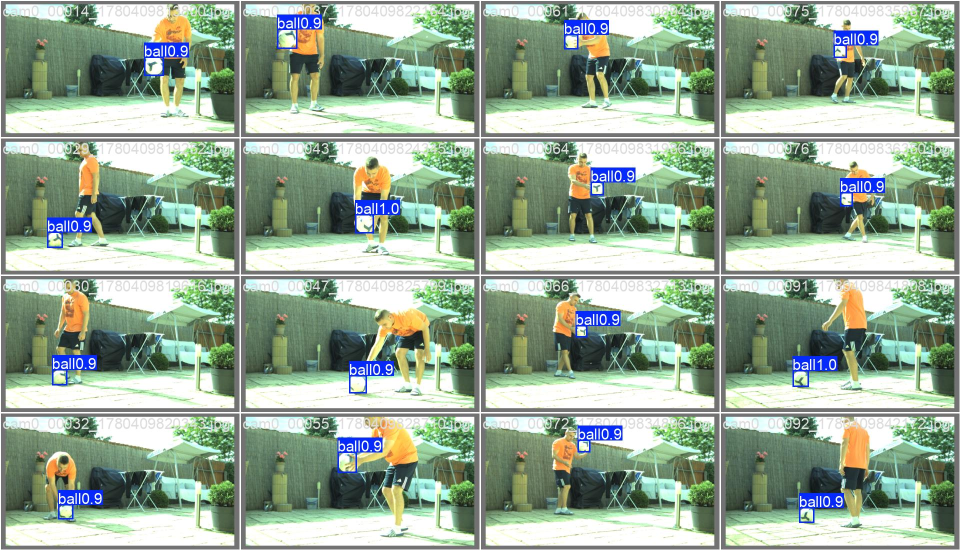
#> input picture runs/detect/val-3/val_batch0_pred.jpg, 1920 x 1100 px (shown at 1/2 size)
$ python -i ball_detector.py   (imports and definitions only)
#> lines starting #> are read from the running program, lines starting #| are printed output that depends on the picture; after the words box and inside, x2 and y2 are one past the last pixel; in counts of white or black regions, pixels touching at a corner belong together
#> further down, picture is the input picture: shape (1100, 1920, 3); mean B, G, R 150.1, 168, 149.9
### src/detection/ball_tracker.py
import logging
from typing import Tuple, Optional

# pyrefly: ignore [missing-import]
import cv2
import numpy as np

logger = logging.getLogger(__name__)


class BallKalmanTracker:
    """
    A lightweight Kalman filter wrapper for tracking a 2D ball position across frames.

    State vector: [x, y, vx, vy]  (position + velocity)
    Measurement:  [x, y]

    Workflow per frame:
        - If a detection arrives  → call update(x, y) → returns smoothed position
        - If no detection arrives → call predict()    → returns extrapolated position
        - After max_coast_frames consecutive misses   → is_lost becomes True → reset()

    The 'confidence' property reflects how reliable the current estimate is:
        1.0  – fresh measurement-backed estimate
        0.0  – tracker has been coasting for max_coast_frames frames
    """

    def __init__(
        self,
        process_noise: float = 1e-2,
        measurement_noise: float = 1e-1,
        max_coast_frames: int = 10,
    ) -> None:
        """
        :param process_noise:     Q diagonal value – higher = trust the motion model less
        :param measurement_noise: R diagonal value – higher = trust detections less
        :param max_coast_frames:  How many frames we predict without a measurement before
                                  declaring the ball lost and resetting the filter.
        """
        self.max_coast_frames = max_coast_frames

        # OpenCV Kalman filter: 4 state dims, 2 measurement dims
        self._kf = cv2.KalmanFilter(4, 2)

        # Transition matrix (constant velocity model):
        # [ 1 0 1 0 ]   x  ← x + vx
        # [ 0 1 0 1 ]   y  ← y + vy
        # [ 0 0 1 0 ]   vx ← vx
        # [ 0 0 0 1 ]   vy ← vy
        self._kf.transitionMatrix = np.array(
            [[1, 0, 1, 0],
             [0, 1, 0, 1],
             [0, 0, 1, 0],
             [0, 0, 0, 1]],
            dtype=np.float32,
        )

        # Measurement matrix: we only observe x and y
        self._kf.measurementMatrix = np.array(
            [[1, 0, 0, 0],
             [0, 1, 0, 0]],
            dtype=np.float32,
        )

        # Process noise covariance Q
        self._kf.processNoiseCov = np.eye(4, dtype=np.float32) * process_noise

        # Measurement noise covariance R
        self._kf.measurementNoiseCov = np.eye(2, dtype=np.float32) * measurement_noise

        # Initial error covariance (generous – we don't know state yet)
        self._kf.errorCovPost = np.eye(4, dtype=np.float32) * 1.0

        self._initialized: bool = False
        self._coast_count: int = 0
        self._last_estimate: Optional[Tuple[int, int]] = None

    # ------------------------------------------------------------------
    # Public API
    # ------------------------------------------------------------------

    def update(self, x: int, y: int) -> Tuple[int, int]:
        """
        Feed a new measurement into the filter and return the corrected estimate.

        :param x: Measured ball center X (pixels)
        :param y: Measured ball center Y (pixels)
        :return:  Smoothed (x, y) in pixels
        """
        measurement = np.array([[np.float32(x)], [np.float32(y)]])

        if not self._initialized:
            # Seed the state with the first measurement
            self._kf.statePre = np.array(
                [[np.float32(x)], [np.float32(y)], [0.0], [0.0]],
                dtype=np.float32,
            )
            self._kf.statePost = self._kf.statePre.copy()
            self._initialized = True
            logger.debug("KalmanTracker initialized at (%d, %d).", x, y)

        self._kf.predict()
        corrected = self._kf.correct(measurement)
        self._coast_count = 0

        est = (int(corrected[0, 0]), int(corrected[1, 0]))
        self._last_estimate = est
        return est

    # [76 lines left out: functions predict, reset, is_initialized, is_coasting, is_lost, coast_count and 2 more, not called in this run]

### src/detection/ball_detector.py
"""
ball_detector.py  –  Optimalizált fehér focilabda detektor (5-ös méret)

Detektálási pipeline (3 réteg + Kalman):
─────────────────────────────────────────
Layer 1 – YOLOv8l  (large model, pontosabb mint nano/small)
    • COCO class 32 „sports ball"
    • Mindkét sztereó képkocka egyetlen GPU batch-hívásban

Layer 2 – Adaptív HSV + Kontúr / Hough hibrid  (fallback)
    • Fehér labda detektálása: a labda BELSEJE vegyes (fehér + sötét minták)
      → ezért nem csak fehér pixeleket keresünk, hanem:
        a) fehér külső gyűrű maszkot keresünk (annular mask)
        b) morphological closing → a mintákat kitölti
        c) Hough + kontúr konvex hull → a legjobb kör kiválasztása
    • Adaptive thresholding a fény-változáshoz

Layer 3 – Kalman szűrő  (coasting, ha egyik sem talál)
    • Állapotvektor: [x, y, vx, vy]
    • max_coast_frames után reset

Vizualizáció:
─────────────
    • draw_detection() – a labda teljes területét kitölti félátlátszó overlay-jel
      + vastag körrajz + crosshair + metódus felirat
    • Szín kódolás:
        Zöld  → YOLO
        Sárga → HSV/Kontúr
        Cyan  → Kalman (prediktált)
"""

import logging
from dataclasses import dataclass, field
from typing import Any, Dict, List, Optional, Tuple

import cv2
import numpy as np

from detection.ball_tracker import BallKalmanTracker

logger = logging.getLogger(__name__)


# ──────────────────────────────────────────────────────────────────────────────
# Eredmény adatstruktúra
# ──────────────────────────────────────────────────────────────────────────────

@dataclass
class DetectionResult:
    """
    Egységes detektálási eredmény bármelyik rétegtől.

    Mezők
    -----
    success      : True ha érvényes pozíció elérhető (akár prediktált).
    x, y         : Labda középpont pixelben.
    radius       : Becsült labda sugár pixelben.
    confidence   : 0.0–1.0 pontszám.
    method       : "yolo" | "hsv" | "kalman" | "none"
    is_predicted : True ha csak Kalman extrapoláció (nincs nyers detektálás).
    contour      : Opcionális kontúr pontok (numpy array) teljesebb vizualizációhoz.
    """
    success: bool = False
    x: int = 0
    y: int = 0
    radius: int = 0
    confidence: float = 0.0
    method: str = "none"
    is_predicted: bool = False
    contour: Optional[np.ndarray] = None

    def as_tuple(self) -> Optional[Tuple[int, int, int]]:
        return (self.x, self.y, self.radius) if self.success else None


# ──────────────────────────────────────────────────────────────────────────────
# Vizualizáció – teljes labda területének kiszínezése
# ──────────────────────────────────────────────────────────────────────────────

# Metódus → szín (BGR)
_COLOR_YOLO   = (0,   220,  50)   # zöld
_COLOR_HSV    = (0,   200, 255)   # sárga/narancs
_COLOR_KALMAN = (255, 200,   0)   # cyan
_COLOR_MAP = {
    "yolo":   _COLOR_YOLO,
    "hsv":    _COLOR_HSV,
    "kalman": _COLOR_KALMAN,
    "none":   (0, 0, 255),
}


# [55 lines left out: function draw_detection, not called in this run]


# ──────────────────────────────────────────────────────────────────────────────
# Fő detektor
# ──────────────────────────────────────────────────────────────────────────────

class BallDetector:
    """
    Háromrétegű hibrid labda detektor sztereó kamera rendszerhez.

    Legfontosabb változások a korábbi verzióhoz képest:
    • YOLOv8l (large) alapértelmezetten → pontosabb detektálás
    • Adaptív HSV fallback: a fehér labda sötét mintái miatt
      nem csupán fehér pixeleket keresünk, hanem:
        – fehér gyűrű (annular) maszkot
        – morphological closing a minták kitöltéséhez
        – konvex hull kontúr alapú kör becslés
    • draw_detection() integráció: a vizualizáció mindig a teljes
      labda területét színezi ki
    """

    _COCO_BALL_CLASS = 32

    def __init__(
        self,
        method: str = "hybrid",
        yolo_model_path: str = "yolov8l.pt",   # Large model alapértelmezetten
        yolo_class_filter: int = 32,            # 32=COCO sports ball, 0=custom 1-class model
        hsv_bounds: Optional[Dict[str, int]] = None,
        hough_cfg: Optional[Dict[str, Any]] = None,
        confidence_threshold: float = 0.35,    # Kicsit alacsonyabb küszöb
        kalman_cfg: Optional[Dict[str, Any]] = None,
        roi_cfg: Optional[Dict[str, Any]] = None,
    ) -> None:
        self.method = method.lower()
        self.confidence_threshold = confidence_threshold
        # Az osztályindex amire szűrünk:
        # 32 = COCO "sports ball" (előtanított modellek)
        # 0  = custom 1-osztályos modell (a saját betanított modellünk)
        self._COCO_BALL_CLASS = yolo_class_filter

        # ── HSV határok (fehér focilabda napfényben/beltéren) ────────────────
        b = hsv_bounds or {}
        self.lower_hsv = np.array([
            b.get("lower_h",   0),
            b.get("lower_s",   0),
            b.get("lower_v", 160),   # Kicsit alacsonyabb V → árnyékos labda is látszik
        ], dtype=np.uint8)
        self.upper_hsv = np.array([
            b.get("upper_h", 180),
            b.get("upper_s",  60),   # Alacsony szaturáció → fehér
            b.get("upper_v", 255),
        ], dtype=np.uint8)

        # ── Hough konfig ─────────────────────────────────────────────────────
        hc = hough_cfg or {}
        self._hough_min_dist   = hc.get("min_dist",   25)
        self._hough_param1     = hc.get("param1",     80)  # Engedékenyebb él detektor
        self._hough_param2     = hc.get("param2",     25)  # Több jelölt kör
        self._hough_min_radius = hc.get("min_radius",  8)
        self._hough_max_radius = hc.get("max_radius", 150)

        # ── ROI konfig ───────────────────────────────────────────────────────
        rc = roi_cfg or {}
        self._roi_enabled        = rc.get("enabled", True)
        self._roi_padding_factor = rc.get("padding_factor", 3.0)  # Nagyobb ROI

        self._roi_left:  Optional[Tuple[int, int, int, int]] = None
        self._roi_right: Optional[Tuple[int, int, int, int]] = None

        # ── Kalman trackerek (kameránként egy) ───────────────────────────────
        kc = kalman_cfg or {}
        kalman_kwargs = {
            "process_noise":     kc.get("process_noise",    1e-2),
            "measurement_noise": kc.get("measurement_noise", 1e-1),
            "max_coast_frames":  kc.get("max_coast_frames",  12),
        }
        self._kalman_left  = BallKalmanTracker(**kalman_kwargs)
        self._kalman_right = BallKalmanTracker(**kalman_kwargs)

        # ── YOLO ─────────────────────────────────────────────────────────────
        self.yolo_model = None
        if self.method in ("yolo", "hybrid"):
            self._init_yolo(yolo_model_path)

        logger.info(
            "BallDetector kész | method=%s | yolo=%s | conf_thr=%.2f",
            self.method,
            "betöltve" if self.yolo_model else "nem elérhető",
            self.confidence_threshold,
        )

    # ──────────────────────────────────────────────────────────────────────────
    # YOLO inicializálás
    # ──────────────────────────────────────────────────────────────────────────

    def _init_yolo(self, model_path: str) -> None:
#> (the call stopped at in _init_yolo, `self.yolo_model = YOLO(model_path)`: ultralytics is not available in this run)
        try:
            from ultralytics import YOLO
            self.yolo_model = YOLO(model_path)
            # Warm-up: üres predikció a GPU JIT kompilációhoz.
            # Batch=2 TensorRT motorhoz 2 képet kell küldeni!
            dummy = np.zeros((64, 64, 3), dtype=np.uint8)
            try:
                self.yolo_model.predict([dummy, dummy], verbose=False, conf=self.confidence_threshold)
            except Exception:
                # Ha mégsem batch=2, próbáljuk 1 képpel (batch=1 motorhoz)
                self.yolo_model.predict(dummy, verbose=False, conf=self.confidence_threshold)
            logger.info("YOLOv8 modell betöltve és warm-up kész: %s", model_path)
        except ImportError:
            logger.warning("ultralytics nincs telepítve – YOLO réteg kikapcsolva.")
            if self.method == "yolo":
                self.method = "hsv"
        except Exception as exc:
            logger.warning("Nem sikerült betölteni a YOLO modellt '%s': %s", model_path, exc)
            if self.method == "yolo":
                self.method = "hsv"

    # ──────────────────────────────────────────────────────────────────────────
    # Publikus API
    # ──────────────────────────────────────────────────────────────────────────

    def detect(self, frame: np.ndarray) -> DetectionResult:
        if frame is None:
            return DetectionResult()
        result, new_roi = self._detect_frame(frame, self._kalman_left, self._roi_left)
        self._roi_left = new_roi
        return result

    # [22 lines left out: function detect_stereo, not called in this run]

    # ──────────────────────────────────────────────────────────────────────────
    # Belső pipeline
    # ──────────────────────────────────────────────────────────────────────────

    def _finalise(
        self,
        frame: np.ndarray,
        yolo_result: Optional[DetectionResult],
        kalman: BallKalmanTracker,
        roi: Optional[Tuple[int, int, int, int]],
    ) -> Tuple[DetectionResult, Optional[Tuple[int, int, int, int]]]:
        # Réteg 1: YOLO
        if yolo_result is not None and yolo_result.success:
            sx, sy = kalman.update(yolo_result.x, yolo_result.y)
            yolo_result.x, yolo_result.y = sx, sy
            return yolo_result, self._make_roi(yolo_result, frame.shape)

        # Réteg 2: Adaptív HSV + Kontúr/Hough
        if self.method in ("hsv", "hybrid"):
            hsv_result = self._detect_adaptive(frame, roi)
            if hsv_result.success:
                sx, sy = kalman.update(hsv_result.x, hsv_result.y)
                hsv_result.x, hsv_result.y = sx, sy
                return hsv_result, self._make_roi(hsv_result, frame.shape)

        # Réteg 3: Kalman coasting
        predicted = kalman.predict()
        if predicted is not None:
            return DetectionResult(
                success=True,
                x=predicted[0], y=predicted[1],
                radius=self._last_radius(kalman),
                confidence=kalman.confidence,
                method="kalman",
                is_predicted=True,
            ), roi

        return DetectionResult(), None

    def _detect_frame(
        self,
        frame: np.ndarray,
        kalman: BallKalmanTracker,
        roi: Optional[Tuple[int, int, int, int]],
    ) -> Tuple[DetectionResult, Optional[Tuple[int, int, int, int]]]:
        yolo_result: Optional[DetectionResult] = None
        if self.method in ("yolo", "hybrid") and self.yolo_model is not None:
            results = self.yolo_model.predict(frame, verbose=False, conf=self.confidence_threshold)
            yolo_result = self._parse_yolo_result(results[0])
        return self._finalise(frame, yolo_result, kalman, roi)

    # ──────────────────────────────────────────────────────────────────────────
    # YOLO
    # ──────────────────────────────────────────────────────────────────────────

    # [61 lines left out: functions _yolo_batch, _parse_yolo_result, not called in this run]

    # ──────────────────────────────────────────────────────────────────────────
    # Adaptív HSV + Kontúr / Hough hibrid  ← FŐ ÚJÍTÁS
    # ──────────────────────────────────────────────────────────────────────────

    def _detect_adaptive(
        self,
        frame: np.ndarray,
        roi: Optional[Tuple[int, int, int, int]],
    ) -> DetectionResult:
        """
        Fehér focilabda detektálása adaptív módszerekkel.

        A fehér labdán sötét minták (pentagonok) vannak → a labda belseje
        nem teljesen fehér. Ezért:

        1. Széles HSV maszk (fehér + világos szürke) + morphological closing
           → a minták kitöltése, összefüggő fehér blob
        2. Kontúr alapú keresés: legkerekebb, megfelelő méretű blob
        3. Hough fallback ha kontúr nem ad eredményt
        4. CLAHE pre-processzálás adaptív fényességhez
        """
        h_frame, w_frame = frame.shape[:2]
        x_off = y_off = 0
        work = frame

        # ROI kivágás
        if self._roi_enabled and roi is not None:
            x1, y1, x2, y2 = roi
            x1 = max(0, x1); y1 = max(0, y1)
            x2 = min(w_frame, x2); y2 = min(h_frame, y2)
            if (x2 - x1) > 30 and (y2 - y1) > 30:
                work  = frame[y1:y2, x1:x2]
                x_off = x1
                y_off = y1

        # ── CLAHE pre-processzálás (adaptív kontraszt) ────────────────────────
        lab   = cv2.cvtColor(work, cv2.COLOR_BGR2LAB)
#> lab: shape (1100, 1920, 3); mean of channels 0, 1, 2 169.3, 119, 135.6
        clahe = cv2.createCLAHE(clipLimit=2.0, tileGridSize=(8, 8))
        lab[:, :, 0] = clahe.apply(lab[:, :, 0])
#> lab: shape (1100, 1920, 3); mean of channels 0, 1, 2 154, 119, 135.6
        enhanced = cv2.cvtColor(lab, cv2.COLOR_LAB2BGR)
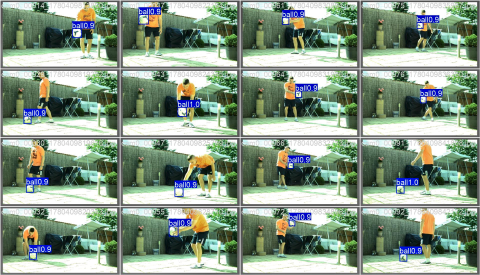
#> enhanced: shape (1100, 1920, 3) (shown at 1/4 size); mean B, G, R 135.7, 153.4, 135.6

        # ── Fő maszk: fehér + világos területek ──────────────────────────────
        hsv  = cv2.cvtColor(enhanced, cv2.COLOR_BGR2HSV)
#> hsv: shape (1100, 1920, 3); mean H, S, V 53.8, 64.6, 158.3
        mask = cv2.inRange(hsv, self.lower_hsv, self.upper_hsv)
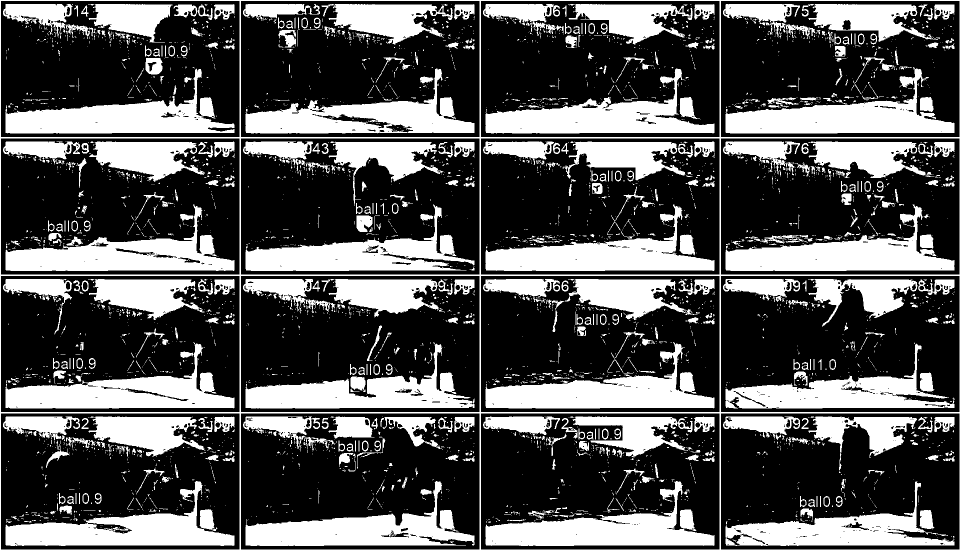
#> mask: shape (1100, 1920) (shown at 1/2 size); 33.5% white; 4295 white regions (3594 under 20 px), largest, box (x1, y1, x2, y2) and area: (0, 0, 1920, 1100) 36096, (971, 684, 1429, 817) 24369, (1451, 409, 1909, 542) 23967

        # ── Morfológiai closing: a sötét mintákat kitölti ────────────────────
        # Nagyobb kernel = több mintát tölt ki (de lassabb)
        k_close = cv2.getStructuringElement(cv2.MORPH_ELLIPSE, (15, 15))
        k_open  = cv2.getStructuringElement(cv2.MORPH_ELLIPSE, (5, 5))
        mask = cv2.morphologyEx(mask, cv2.MORPH_CLOSE, k_close)  # minták kitöltése
#> mask: shape (1100, 1920); 51.2% white; 92 black regions, largest, box (x1, y1, x2, y2) and area: (1442, 577, 1919, 797) 70657, (482, 854, 959, 1072) 66105, (482, 582, 959, 798) 62424
        mask = cv2.morphologyEx(mask, cv2.MORPH_OPEN,  k_open)   # zaj eltávolítás
#> mask: shape (1100, 1920); 50.2% white; 39 black regions
#> (the rest of the program and of its run is left out)
